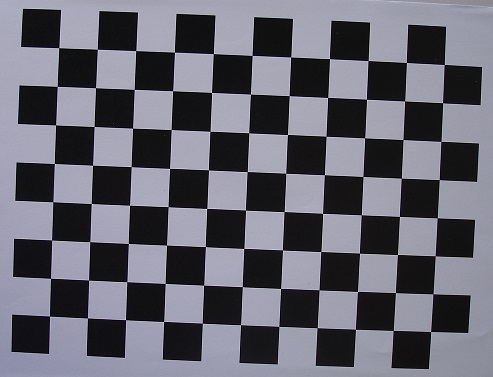
#> input picture week15/images/cam1ext.JPG, 493 x 377 px, found by its file name
$ python corner_detection2.py
#> lines starting #> are read from the running program, lines starting #| are printed output that depends on the picture; after the words box and inside, x2 and y2 are one past the last pixel; in counts of white or black regions, pixels touching at a corner belong together
import cv2
import numpy

ogImg = cv2.imread("R://workspace//image-processing-python-POEY//week15//images//cam1ext.JPG", 1)
#> ogImg is the input picture: shape (377, 493, 3); mean B, G, R 111.2, 100.6, 101.2

ogImgGrey = cv2.cvtColor(ogImg, cv2.COLOR_BGR2GRAY)
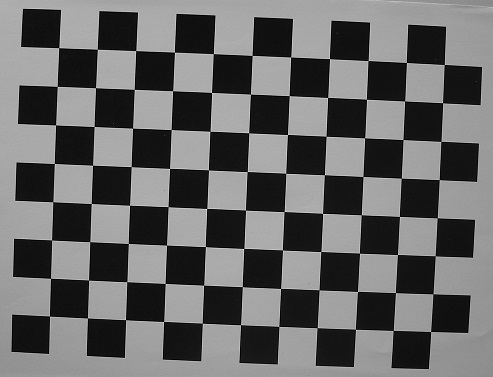
#> ogImgGrey: shape (377, 493); min 0, max 245, mean 102

corner = cv2.goodFeaturesToTrack(ogImgGrey, 0, 0.005, 30)
#> corner = 128 rows, first 8: [287, 134], [206, 209], [212, 92], [327, 98], [280, 289], [169, 169], [163, 322], [243, 249]
corner = numpy.int0(corner)

for i in corner:
    x, y = i.ravel()
    cv2.circle(ogImg, (x, y), 3, (255, 255, 255), -1)
#> this loop made 128 passes
#> (x, y) on passes 1 to 12: (287, 134), (206, 209), (212, 92), (327, 98), (280, 289), (169, 169), (163, 322), (243, 249), (329, 59), (214, 53), (248, 171), (248, 132)
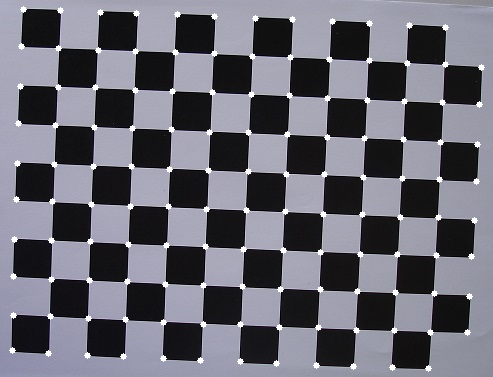
#> ogImg: shape (377, 493, 3); 2% of pixels changed, all inside (x1, y1, x2, y2) = (9, 6, 485, 372)

cv2.imwrite("R://workspace//image-processing-python-POEY//week15//images//cam1extDetected.png", ogImg)
cv2.imshow("OG", ogImg)
cv2.waitKey(0)
cv2.destroyAllWindows()
